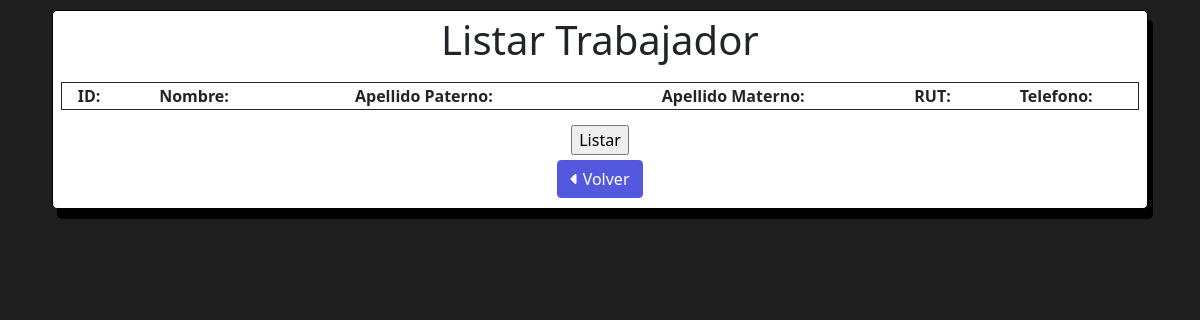
Before: /listar_trabajador_lista/ with the older database file.
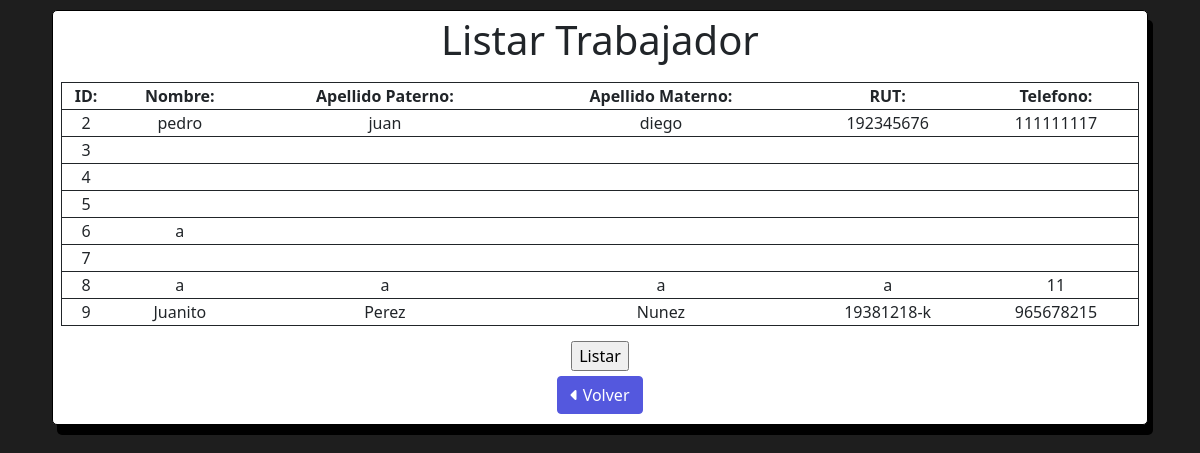
After: the same page with the newer database file.
### vacuna_maule/models.py (models this page shows)
class Trabajador(models.Model):
    nombre = models.CharField(max_length=40)
    appaterno = models.CharField(max_length=40)
    apmaterno = models.CharField(max_length=40)
    rut = models.CharField(max_length=10)
    telefono = models.CharField(max_length=10)

### vacuna_maule/views.py (the view)
# urls.py: path('listar_trabajador_lista/', views.listar_trabajador_lista),
def listar_trabajador_lista(request):
    trabajadores = Trabajador.objects.all()
    return render(request, "listar_trabajador.html", {'trabajadores': trabajadores})

### vacuna_maule/templates/listar_trabajador.html (shortened to what this page needs)
{% load static %}
<!DOCTYPE html>
<html lang="en">
<head>
    <link rel="stylesheet" href="{% static 'css/styles.css' %}">
    <link href="https://cdn.jsdelivr.net/npm/bootstrap@5.1.3/dist/css/bootstrap.min.css" rel="stylesheet">
</head>
<body style="background-color: rgb(30, 30, 30);">
<div class="container">
        <div class="box" style="box-shadow: 5px 10px black;">
    <form action="/listar_trabajador_lista/" method="get" name="formulario" >
        <h1 class="display-6">Listar Trabajador</h1>
        <div class="container-flex" style="margin: 5px; padding: 10px;">
        <div class="row">
        <table>
            <thead style="border: 1px solid;">
                <th>ID: </th>
                <th>Nombre: </th>
                <th>Apellido Paterno: </th>
                <th>Apellido Materno: </th>
                <th>RUT: </th>
                <th>Telefono: </th>
            </thead>
            {% if trabajadores %}
            {% for trabajador in trabajadores %}
            <tbody style="border: 1px solid;">
                <td>{{ trabajador.id }}</td>
                <td>{{ trabajador.nombre }}</td>
                <td>{{ trabajador.appaterno }}</td>
                <td>{{ trabajador.apmaterno }}</td>
                <td>{{ trabajador.rut }}</td>
                <td>{{ trabajador.telefono }}</td>
            </tbody>
            {% endfor %}
            {% endif %}
        </table>
        </div>
    </div>
    <input type="submit" value="Listar">
    </form>
    <div class="col">
        <a class="btn btn-primary" href="/index/" style="background-color: rgb(84, 88, 222); border-color: rgb(84, 88, 222);">
            <i class="fa-solid fa-caret-left"></i> Volver</a>
    </div>
        </div>
    </div>
</body>
</html>

### vacuna_maule/static/css/styles.css (style rules this page uses)
h1 { text-align: center; }
.box { background-color: rgb(255, 255, 255); text-align: center; margin: 10px; padding: 5px; border: 1px solid black; border-radius: 5px; }
.col { margin: 5px; }
td { border: 1px solid; }

Changed rows visible on the page:
added Trabajador: id "2", nombre "pedro", appaterno "juan", apmaterno "diego", rut "192345676", telefono "111111117"
added Trabajador: id "3"
added Trabajador: id "4"
added Trabajador: id "5"
added Trabajador: id "6", nombre "a"
added Trabajador: id "7"
added Trabajador: id "8", nombre "a", appaterno "a", apmaterno "a", rut "a", telefono "11"
added Trabajador: id "9", nombre "Juanito", appaterno "Perez", apmaterno "Nunez", rut "19381218-k", telefono "965678215"
